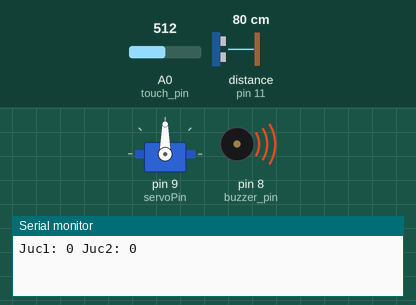
This sketch was run on a simulated Arduino Uno, built with avr-gcc and run on an emulated ATmega328P. Parts: servo, buzzer (waves = sounding, pin HIGH), the last lines printed to the serial monitor. Wiring (inferred from the names in the program): ultrasonic range finder: trigger pin 12; echo pin 11. The test bench sets the inputs (shaded band); at power-on: distance to the obstacle (sensor on pin 11) 80 cm, A0 (touch_pin) = 512. The echo pulse lasts 58.3 µs per cm; pins used as bus, display or sensor lines are not drawn.

Above: at 1.2 s.
1.3 s: distance to the obstacle (sensor on pin 11) set to 12 cm
2.8 s: distance to the obstacle (sensor on pin 11) set to 9 cm
At 3.9 s:
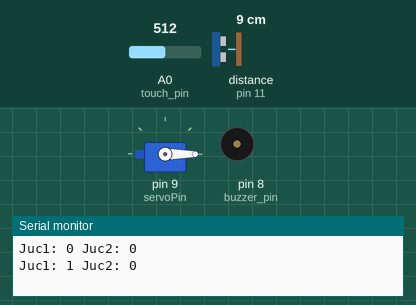
4.3 s: distance to the obstacle (sensor on pin 11) set to 18 cm
At 5.1 s:
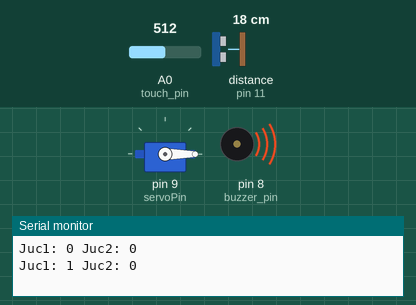
5.8 s: distance to the obstacle (sensor on pin 11) set to 2 cm
At 7.0 s:
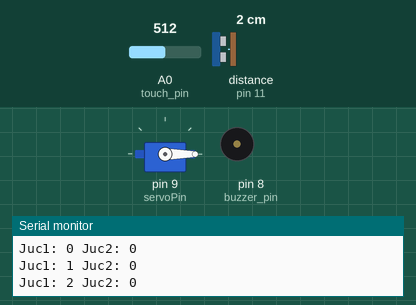
7.3 s: distance to the obstacle (sensor on pin 11) set to 35 cm
At 8.3 s:
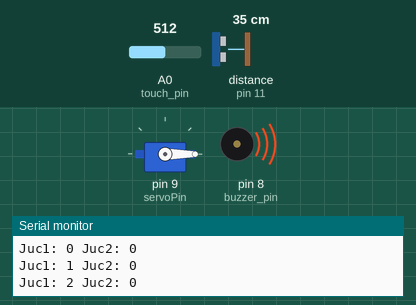
Timing chart, 0 to 9.8 s (numbered marks = the images above; inputs shaded):
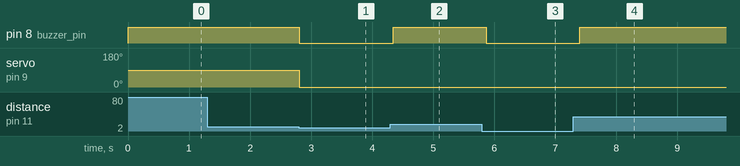

Measured:
- the behaviour switches between 11 and 10 cm on distance to the obstacle (sensor on pin 11) (found by bisection; images 0 and 1)
- after the input at 1.3 s, every drawn part: stays the same
- after the input at 2.8 s, pin 8 (buzzer_pin): HIGH → LOW at once; servo on pin 9 (servoPin): 90° → 0° at once
- after the input at 4.3 s, pin 8 (buzzer_pin): LOW → HIGH at once
- after the input at 5.8 s, pin 8 (buzzer_pin): HIGH → LOW after 0.07 s
- after the input at 7.3 s, pin 8 (buzzer_pin): LOW → HIGH after 0.10 s

The sketch:

project1.ino
```cpp
#include <SoftwareSerial.h>
#include <Servo.h>

Servo myServo;
const int servoPin = 9; //fir portocaliu de la servo - de control, conectat la pin digital 9

const int trig_pin = 12;  //pin pt trig de la ultrasonic
const int echo_pin = 11;  //pin pt echo de la ultrasonic
const int buzzer_pin = 8; //pin digital 8 pt buzzer pasiv
const int touch_pin = A0;  //senzorul de atingere, conectat la pin analogic
int distance_cm;
long duration;
int buzzerCountPlayer1 = 0;  //counter pentru scorul primului jucator
int buzzerCountPlayer2 = 0;  //counter pentru scorul jucatorului 2
bool buzzerState = false;  //urmareste starea buzzerului
int player = 2; //variabila care detecteaza care jucator arunca, 1 pt juc 1, 2 pt juc 2
bool playerSwitched = false;  //urmareste schimbarea jucatorilor
int previousPlayer1Count = -1; //stocheaza scorul anterior al jucatorului 1
int previousPlayer2Count = -1;  //stocheaza scorul anterior al juc 2

SoftwareSerial bluetooth(10, 11); // RX, TX

void setup()
{
  Serial.begin(9600);
  bluetooth.begin(9600);

  pinMode(trig_pin, OUTPUT);
  pinMode(echo_pin, INPUT);
  pinMode(buzzer_pin, OUTPUT);
  pinMode(touch_pin, INPUT);

  playerSwitched = false;

  myServo.attach(servoPin);
}

void loop()
{
  //verifica starea senzorului touch
  int touchValue = analogRead(touch_pin);

  //daca senzorul este atins, se schimba jucatorul
  if (touchValue > 500 && !playerSwitched)
  {
    switchPlayer();
    playerSwitched = true;  //se seteaza flag-ul la true, ca sa se evite schimbarea repetata
  }
  else if (touchValue <= 500)
  {
    playerSwitched = false;  //se reseteaza flag-ul cand senzorul de atingere este eliberat
  }

  //senzorul ultrasonic a detectat mingea
  digitalWrite(trig_pin, LOW);
  delayMicroseconds(2);
  digitalWrite(trig_pin, HIGH);
  delayMicroseconds(10);
  digitalWrite(trig_pin, LOW);
  //retine timpul necesar ca pulsul sa se deplaseze de la senzor la obiect si inapoi, se mas in microsecunde
  duration = pulseIn(echo_pin, HIGH);
  //converteste durata de timp a perioadei de la senzorul ultrasonic, in distanta corespunzatoare in cm
  //0.034: viteza sunetului in aer la temperatura camerei este de aprox 343 m/s(=0.0343cm/microsec
  // /2.0: se calculeaza distanta pentru un singur sens
  distance_cm = (duration * 0.034) / 2.0;

  //daca mingea este indepartata sau daca senzorul nu reuseste sa citeasca corect distanta, nu suna buzzerul
  if (distance_cm >= 10 || distance_cm <= 0)
  {
    if (buzzerState)  //daca buzzer e on, se opreste pt ca obiectul nu e aproape
    {
      buzzerState = false;  //se dezactiveaza buzzer-ul
    }
    digitalWrite(buzzer_pin, HIGH); //pt ca folosesc buzzer activ, acesta va fi dezactivat pe HIGH
  }
  else//mingea se afla in cos
  {
    if (!buzzerState)
    {
      incrementCounter(); //se incrementeaza counter-ul jucatorului curent
      buzzerState = true; //se activeaza buzzer-ul
    }
    digitalWrite(buzzer_pin, LOW); //folosesc buzzer activ, deci va fi activ pe LOW
  }

  delay(100);

  // afisam doar cand una din valori se modifica
  if (buzzerCountPlayer1 != previousPlayer1Count || buzzerCountPlayer2 != previousPlayer2Count)
  {
    Serial.println("Juc1: " + String(buzzerCountPlayer1) + " Juc2: " + String(buzzerCountPlayer2));
    bluetooth.println("Juc1: " + String(buzzerCountPlayer1) + " Juc2: " + String(buzzerCountPlayer2));

    previousPlayer1Count = buzzerCountPlayer1;
    previousPlayer2Count = buzzerCountPlayer2;
  }
}

void switchPlayer()
{
  //se face switch intre jucatori
  if (player == 1)
  {
    player = 2;
  }
  else
  {
    player = 1;
  }
}

void incrementCounter()
{
  //creste scorul pentru jucatorul curent - cel care a inscris acum
  if (player == 2)
  {
    buzzerCountPlayer2++;
  }
  else
  {
    buzzerCountPlayer1++;
  }

 // Verifica daca vreun jucator are 10 puncte
  if (buzzerCountPlayer1 == 5 || buzzerCountPlayer2 == 5) {
      myServo.write(90);  //ridicam bariera spre premiu, rotim cu 90 grade servomotorul

      //jocul s-a terminat, resetam counterele si afisam mesaj
      if(buzzerCountPlayer1 == 5)
      {
      Serial.println("A castigat jucatorul 1!");
      bluetooth.println("A castigat jucatorul 1!");
      }
      else
      {
      Serial.println("A castigat jucatorul 2!");
      bluetooth.println("A castigat jucatorul 2!");
      }

      delay(5000);
      buzzerCountPlayer1 = 0;
      buzzerCountPlayer2 = 0;
  }
   if(buzzerCountPlayer1 == 0 || buzzerCountPlayer2 == 0)
      {
        myServo.write(0); //resetare bariera odata cu resetare scor
      }
}
```
